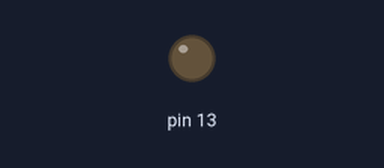
A sketch run on a simulated Arduino Uno, built with avr-gcc and run on an emulated ATmega328P. Parts: output pins drawn as LEDs (lit = HIGH). What the sketch prints to the serial monitor is not drawn.

Above: at 0.2 s.
At 4.5 s:
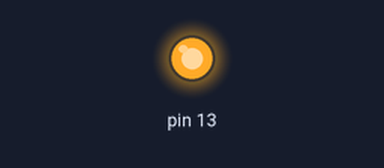
Timing chart, 0 to 5.8 s (numbered marks = the images above):
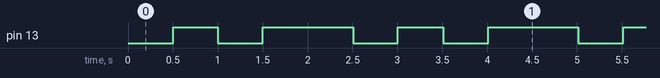

The sketch:

questroom_mic.ino
```cpp
unsigned long milisNow = 0;
unsigned long milisPrew = 0;
// the setup routine runs once when you press reset:
byte morseCode[12] ={0,2,1,2,0,2,1,2,0,2,0,2}; // 0 - short , 1 - long , 2 - delay
byte morseCounter = 0;
boolean morseFlag = false;
void setup() {
  // initialize serial communication at 9600 bits per second:
  Serial.begin(9600);
  pinMode(13,OUTPUT);
}

// the loop routine runs over and over again forever:
void loop() {
	milisNow = millis();
	if ((milisNow-milisPrew)>=500)
	{
		milisPrew=milisNow;
		if (morseCode[morseCounter]==0)
		{
			digitalWrite(13,HIGH);
			morseCounter++;
		}else
			if ((morseCode[morseCounter]==1)&&(morseFlag==false))
			{
				digitalWrite(13,HIGH);
				morseFlag = true;
			} else
				if ((morseCode[morseCounter]==1)&&(morseFlag==true))
				{
					digitalWrite(13,HIGH);
					morseFlag = false;
					morseCounter++;
				}else
					if (morseCode[morseCounter]==2)
					{
						digitalWrite(13,LOW);
						morseCounter++;
					}
		if (morseCounter > 13)
		{
			morseCounter = 0;
		}
	}
  // read the input on analog pin 0:
  /*int sensorValue = analogRead(A0);
  if (sensorValue>300)
  {
	  digitalWrite(13,HIGH);
	  delay(300);
	  digitalWrite(13,LOW);

  }
  // print out the value you read:*/
  Serial.println(morseCode[morseCounter]);
  delay(1);        // delay in between reads for stability
}
```

Measured:
- by itself, pin 13: repeats every 2.5 s: LOW 0.50 s, HIGH 1.0 s, LOW 0.50 s, HIGH 0.50 s
